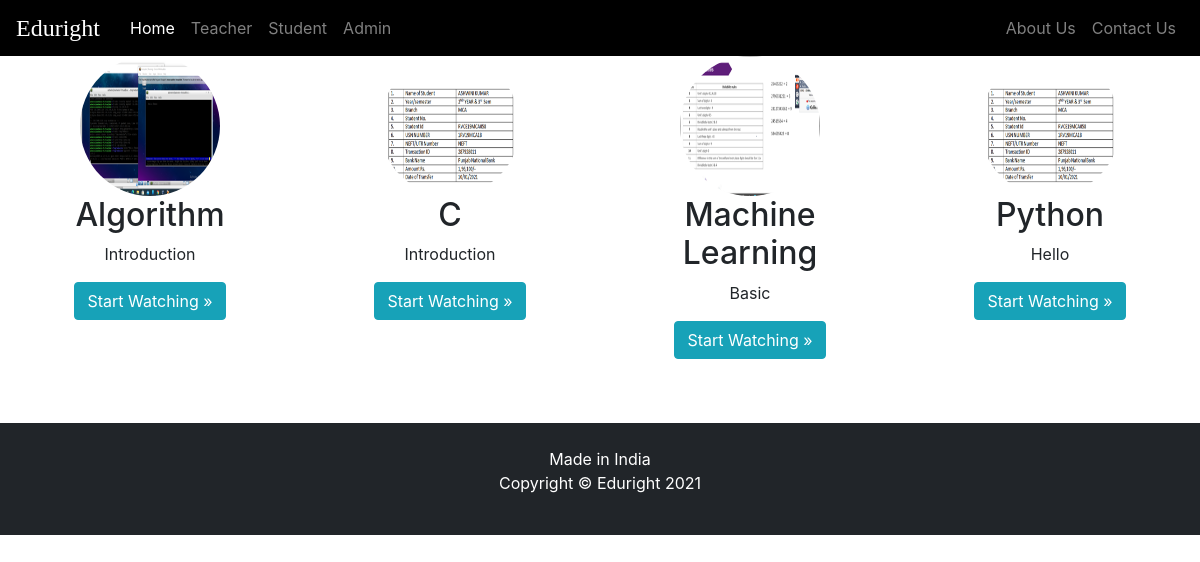
Screenshot of /youtube/ with the database file from the repository.
### youtube/models.py (models this page shows, shortened)
class VideoList(models.Model):
	title = models.CharField(max_length=50, unique=True)
	description = models.CharField(max_length=150)
	image = models.ImageField(upload_to='youtube/VideoList')
	source_files = models.FileField(upload_to = VideoListSourceFilePath, null=True, blank=True)

### youtube/views.py (the view)
# urls.py: path('', views.index, name='youtube_home'),
def index(request):
    params = {
    		'vlist': VideoList.objects.order_by('title'),
    		'title':"Video List - Youtube",
    	}
    return render(request, 'youtube/index.html', params)

### templates/youtube/index.html
{% extends "youtube/base.html" %}
{% load static %}
{% block body_youtube %}
<div class="container-fluid">
    <div id="list_of_tutorial">
        <div class="card-deck">
            {% for v in vlist %}
            <div class="col-md-3 text-center mt-2">
                <img class="rounded-circle" src="{% static v.image.url %}" width="140" height="140">
                <h2>{{v.title}}</h2>
                <p>
                    {{v.description}}
                </p>
                <p>
                    <a href="{% url 'youtube_videos' v.title %}" class="btn btn-info">Start Watching »</a>
                </p>
            </div>
            {% endfor %}
        </div>
    </div>
</div>
{% endblock body_youtube %}

### templates/youtube/base.html (shortened to what this page needs)
<html>
<head>
    {% load static %}
<link rel="stylesheet" href="{% static 'youtube/style.css' %}">
</head>
<body>
{% include "quiz/navbar.html" %}
{% block body_youtube %}
{% endblock body_youtube %}
<br/>
<br/>
{% include "quiz/footer.html" %}
</body>
</html>

### templates/quiz/navbar.html (shortened to what this page needs)
<!DOCTYPE html>
{% load static %}
<html lang="en">
<head>
  <link rel="stylesheet" href="https://stackpath.bootstrapcdn.com/bootstrap/4.3.1/css/bootstrap.min.css">
  <link rel="stylesheet" href="https://maxcdn.bootstrapcdn.com/font-awesome/4.7.0/css/font-awesome.min.css">
</head>
<body>
  <div class="bs-example">
    <nav class="navbar navbar-expand-md  navbar-dark fixed-top" style="background-color: #000000;">
    <a style="color: #ffffff;text-decoration: none; " href="/"><font face = "Comic sans MS" size =" 5">Eduright</font><br /></a>
      <div class="collapse navbar-collapse justify-content-between" id="navbarCollapse">
        <div class="navbar-nav">
          <a style="
          padding-left: 30px;
      " href="/" class="nav-item nav-link active">Home</a>
          <a href="/teacher/teacherclick" class="nav-item nav-link">Teacher</a>
          <a href="/student/studentclick" class="nav-item nav-link">Student</a>

### templates/quiz/footer.html (shortened to what this page needs)
<!DOCTYPE html>
<html>
<head>
  <link rel="stylesheet" href="https://maxcdn.bootstrapcdn.com/font-awesome/4.7.0/css/font-awesome.min.css">
</head>
<footer>
  <br>
  <div class="container">
    <div class="row">
      <div class="col-md-12 col-sm-12">
        <div style="color:#ffffff;" class="wow fadeInUp footer-copyright">
          <p>Made in India <br>
            Copyright &copy; Eduright 2021 </p><br>
        </div>
      </div>
    </div>
  </div>
</footer>
</html>

### templates/quiz/navbar.html (style rules this page uses)
.bs-example { margin: 0px; }

### templates/quiz/footer.html (style rules this page uses)
footer { padding: 0px 0px 0px 0px; background-color: #212529; margin: 0px; }
p { text-align: center; }

### rows the page displays
VideoList: image (picture), title "Algorithm", description "Introduction"
VideoList: image (picture), title "C", description "Introduction"
VideoList: image (picture), title "Machine Learning", description "Basic"
VideoList: image (picture), title "Python", description "Hello"
